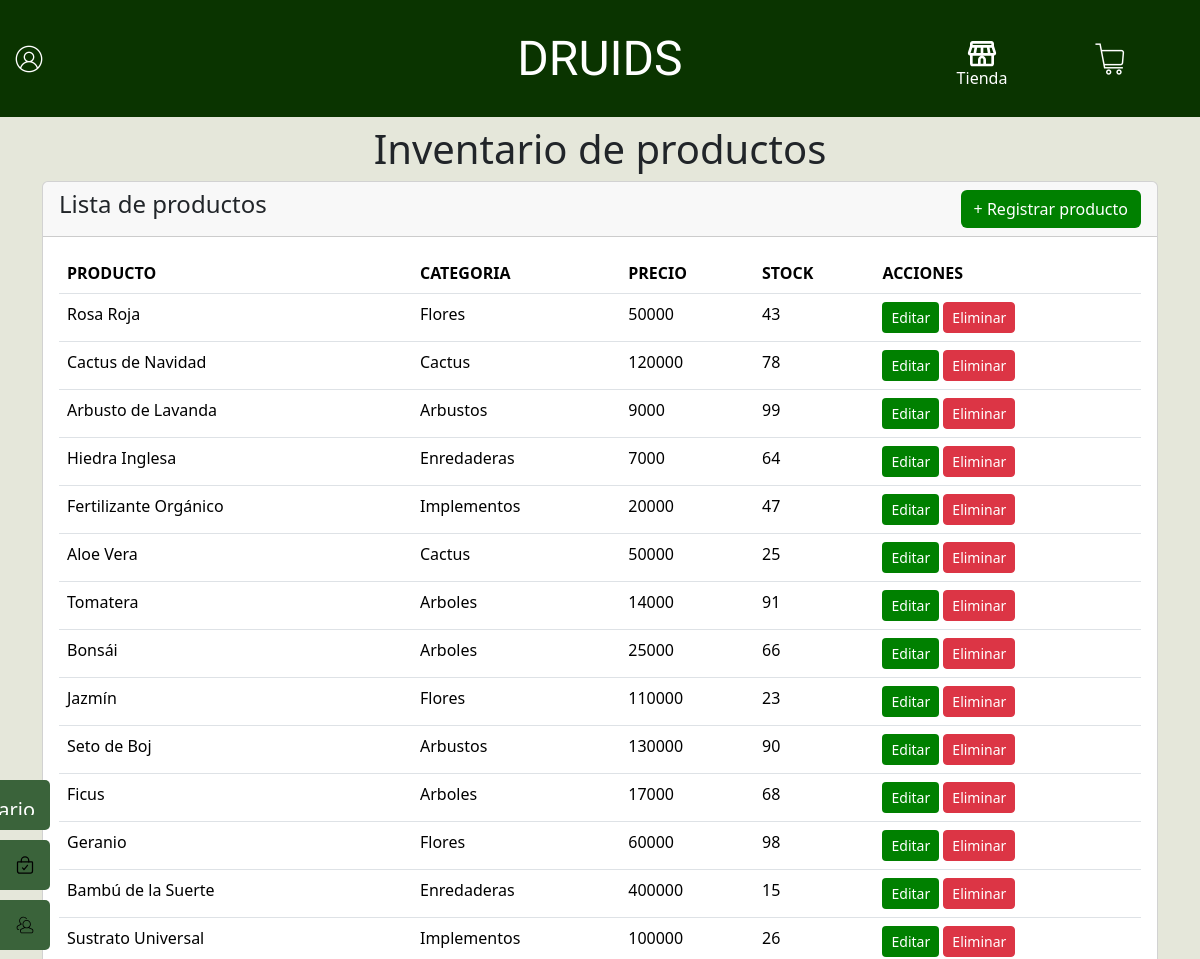
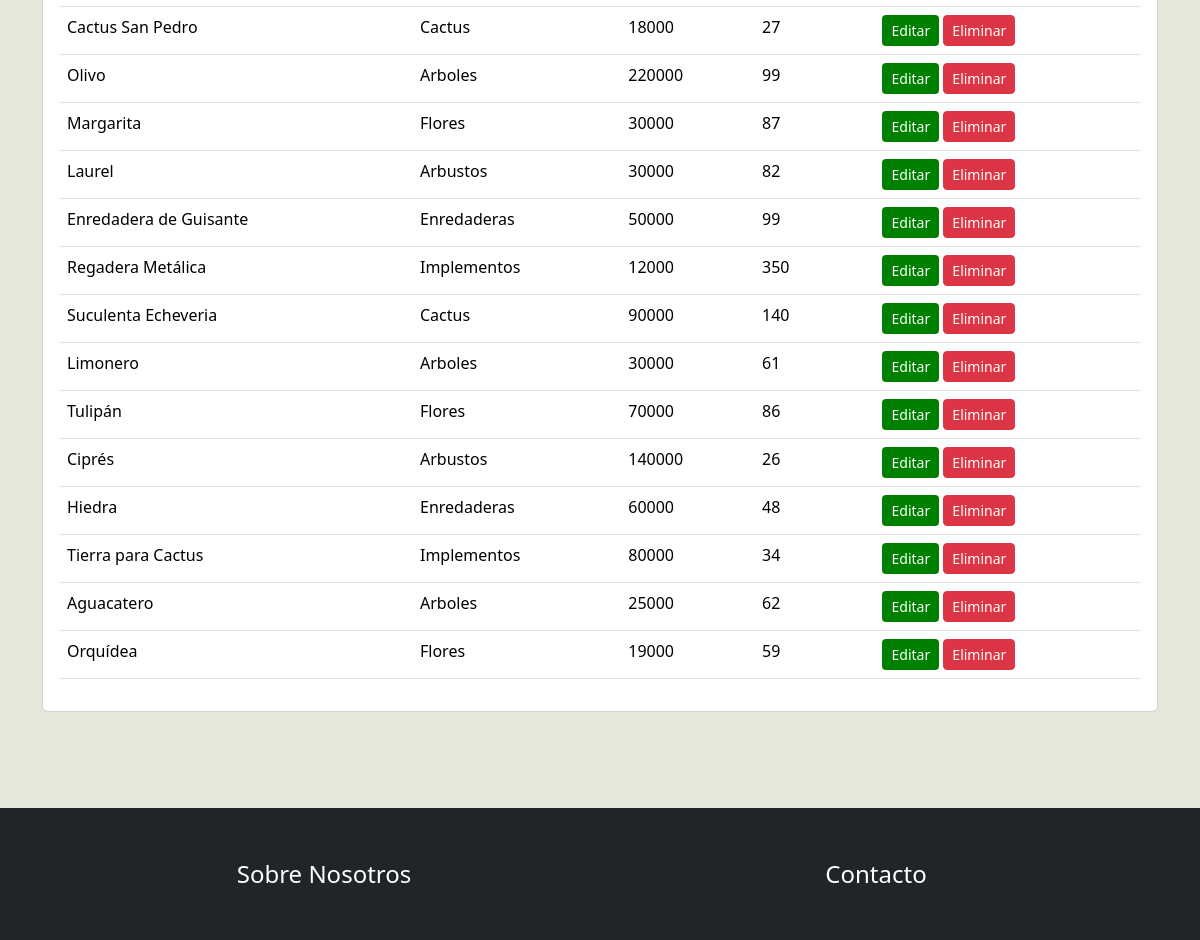
The app's page /inventario/ (signed in) with its own data (2 pictures, top to bottom).
### Druids/models.py (models this page shows, shortened)
class Producto(models.Model):
    nombre = models.CharField(max_length=100, verbose_name="Nombre del producto")
    precio = models.PositiveIntegerField(validators=[MinValueValidator(0)], verbose_name="Precio")
    categoria = models.CharField(max_length=50, choices=Categorias, verbose_name="Categoría")
    stock = models.PositiveIntegerField(validators=[MinValueValidator(0)], verbose_name="Stock")
    descripcion = models.TextField(verbose_name="Descripción del producto")
    cuidados = models.TextField(verbose_name="Descripción de cuidados",blank=True, null=True)
    imagen_principal = models.ImageField(upload_to='productos/', verbose_name="Imagen Principal")
    imagen_2 = models.ImageField(upload_to='productos/', blank=True, null=True, verbose_name="Imagen del producto 2")
    imagen_3 = models.ImageField(upload_to='productos/', blank=True, null=True, verbose_name="Imagen del producto 3")
    imagen_4 = models.ImageField(upload_to='productos/', blank=True, null=True, verbose_name="Imagen del producto 4")

### Druids/views.py (the view)
# urls.py: path('inventario/', inventario, name='inventario'),
@login_required
@user_passes_test(es_superusuario, login_url='/sinPermiso/')
def inventario(request):
    Productos = Producto.objects.all()
    form_registrar = RegistroProductoForm()
    if request.method == "POST":
        form_registrar = RegistroProductoForm(data=request.POST, files=request.FILES)
        if form_registrar.is_valid():
            form_registrar.save()
            return redirect(to='inventario')
    context = {
        'Productos': Productos,
        'formularioRegistrarProducto': form_registrar,
    }
    return render(request, 'Druids/inventario.html', context)

### Druids/context_processors.py (called while the page is built)
def carrito_items_contador(request):
    if request.user.is_authenticated:
        contador = CarritoItem.objects.filter(usuario=request.user).count()
    else:
        contador = CarritoItem.objects.count()
    return {'carrito_items_contador': contador}

### Druids/views.py (called while the page is built)
def es_superusuario(user):
    return user.is_superuser

### Druids/templates/Druids/inventario.html (shortened to what this page needs)
{% extends 'Druids/base.html' %}
{% load static %}
{% load crispy_forms_tags %}
{% block contenido %}
<link rel="stylesheet" href="{% static 'Druids/css/inventario.css' %}">
    <main>
        <section>
            <div class="container">
                <h1 class="text-center my-2">Inventario de productos</h1>
                <div class="row">
                    <div class="col-md-12">
                        <div class="card">
                            <div class="card-header">
                                <div class="row">
                                    <div class="col-md-6">
                                        <h4>Lista de productos</h4>
                                    </div>
                                    <div class="col-md-6 d-flex justify-content-end">
                                        <button type="button" class="btn boton-registrar" data-bs-toggle="modal"
                                            data-bs-target="#modalRegistrarProducto">
                                            + Registrar producto
                                        </button>
                                    </div>
                                </div>
                            </div>
                            <div class="card-body">
                                <table class="table table-hover">
                                    <thead>
                                        <tr>
                                            <th>PRODUCTO</th>
                                            <th>CATEGORIA</th>
                                            <th>PRECIO</th>
                                            <th>STOCK</th>
                                            <th>ACCIONES</th>
                                        </tr>
                                    </thead>
                                    <tbody>
                                        {% for producto in Productos %}
                                        <tr>
                                            <td>{{ producto.nombre }}</td>
                                            <td>{{ producto.categoria }}</td>
                                            <td>{{ producto.precio }}</td>
                                            <td>{{ producto.stock }}</td>
                                            <td>
                                                <a href="{% url 'editarProducto' producto.id %}" class="btn boton-editar btn-sm">Editar</a>
                                                <button type="button" class="btn btn-danger btn-sm" data-bs-toggle="modal" data-bs-target="#modalEliminarProducto" data-id="{{ producto.id }}" data-nombre="{{ producto.nombre}}">Eliminar</button>                                            </td>
                                        </tr>
                                        {% endfor %}
                                    </tbody>
                                </table>
                            </div>
                        </div>
                    </div>
                </div>
            </div>
        </section>
    </main>
{% endblock %}

### Druids/static/Druids/css/base.css (style rules this page uses)
body { background-color: #e5e7da; }

### Druids/static/Druids/css/inventario.css (style rules this page uses)
.boton-registrar { background-color: green; color: white; }
.boton-editar { background-color: green; color: white; }

### records on screen
Producto: nombre "Rosa Roja", categoria "Flores", precio "50000", stock "43"
Producto: nombre "Cactus de Navidad", categoria "Cactus", precio "120000", stock "78"
Producto: nombre "Arbusto de Lavanda", categoria "Arbustos", precio "9000", stock "99"
Producto: nombre "Hiedra Inglesa", categoria "Enredaderas", precio "7000", stock "64"
Producto: nombre "Fertilizante Orgánico", categoria "Implementos", precio "20000", stock "47"
Producto: nombre "Aloe Vera", categoria "Cactus", precio "50000", stock "25"
Producto: nombre "Tomatera", categoria "Arboles", precio "14000", stock "91"
Producto: nombre "Bonsái", categoria "Arboles", precio "25000", stock "66"
Producto: nombre "Jazmín", categoria "Flores", precio "110000", stock "23"
Producto: nombre "Seto de Boj", categoria "Arbustos", precio "130000", stock "90"
Producto: nombre "Ficus", categoria "Arboles", precio "17000", stock "68"
Producto: nombre "Geranio", categoria "Flores", precio "60000", stock "98"
Producto: nombre "Bambú de la Suerte", categoria "Enredaderas", precio "400000", stock "15"
Producto: nombre "Sustrato Universal", categoria "Implementos", precio "100000", stock "26"
Producto: nombre "Cactus San Pedro", categoria "Cactus", precio "18000", stock "27"
Producto: nombre "Olivo", categoria "Arboles", precio "220000", stock "99"
Producto: nombre "Margarita", categoria "Flores", precio "30000", stock "87"
Producto: nombre "Laurel", categoria "Arbustos", precio "30000", stock "82"
Producto: nombre "Enredadera de Guisante", categoria "Enredaderas", precio "50000", stock "99"
Producto: nombre "Regadera Metálica", categoria "Implementos", precio "12000", stock "350"
Producto: nombre "Suculenta Echeveria", categoria "Cactus", precio "90000", stock "140"
Producto: nombre "Limonero", categoria "Arboles", precio "30000", stock "61"
Producto: nombre "Tulipán", categoria "Flores", precio "70000", stock "86"
Producto: nombre "Ciprés", categoria "Arbustos", precio "140000", stock "26"
Producto: nombre "Hiedra", categoria "Enredaderas", precio "60000", stock "48"
Producto: nombre "Tierra para Cactus", categoria "Implementos", precio "80000", stock "34"
Producto: nombre "Aguacatero", categoria "Arboles", precio "25000", stock "62"
Producto: nombre "Orquídea", categoria "Flores", precio "19000", stock "59"
